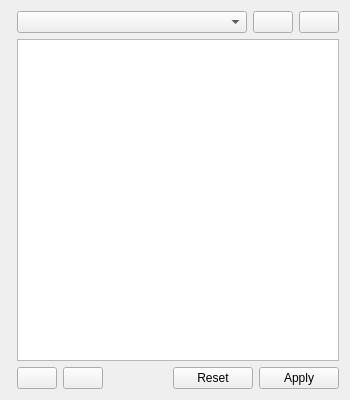
<?xml version="1.0" encoding="UTF-8"?>
<ui version="4.0">
 <class>UtQtGradientEditorUi</class>
 <widget class="QWidget" name="UtQtGradientEditorUi">
  <property name="geometry">
   <rect>
    <x>0</x>
    <y>0</y>
    <width>350</width>
    <height>400</height>
   </rect>
  </property>
  <property name="windowTitle">
   <string>Gradient Editor</string>
  </property>
  <layout class="QHBoxLayout" name="horizontalLayout_3" stretch="0,1">
   <item>
    <widget class="UtQtGradientLegend" name="gradientLegend" native="true"/>
   </item>
   <item>
    <widget class="QWidget" name="mainContainer" native="true">
     <layout class="QVBoxLayout" name="verticalLayout_3">
      <property name="leftMargin">
       <number>0</number>
      </property>
      <property name="topMargin">
       <number>0</number>
      </property>
      <property name="rightMargin">
       <number>0</number>
      </property>
      <property name="bottomMargin">
       <number>0</number>
      </property>
      <item>
       <widget class="QWidget" name="gradientContainer" native="true">
        <layout class="QHBoxLayout" name="horizontalLayout_2">
         <property name="leftMargin">
          <number>0</number>
         </property>
         <property name="topMargin">
          <number>0</number>
         </property>
         <property name="rightMargin">
          <number>0</number>
         </property>
         <property name="bottomMargin">
          <number>0</number>
         </property>
         <item>
          <widget class="QComboBox" name="gradientComboBox">
           <property name="sizePolicy">
            <sizepolicy hsizetype="Expanding" vsizetype="Fixed">
             <horstretch>0</horstretch>
             <verstretch>0</verstretch>
            </sizepolicy>
           </property>
          </widget>
         </item>
         <item>
          <widget class="QPushButton" name="addGradientBn">
           <property name="toolTip">
            <string>Add gradient</string>
           </property>
           <property name="text">
            <string/>
           </property>
           <property name="icon">
            <iconset>
             <normaloff>:/images/add.png</normaloff>:/images/add.png</iconset>
           </property>
          </widget>
         </item>
         <item>
          <widget class="QPushButton" name="removeGradientBn">
           <property name="toolTip">
            <string>Remove gradient</string>
           </property>
           <property name="text">
            <string/>
           </property>
           <property name="icon">
            <iconset>
             <normaloff>:/images/remove.png</normaloff>:/images/remove.png</iconset>
           </property>
          </widget>
         </item>
        </layout>
       </widget>
      </item>
      <item>
       <widget class="QWidget" name="colorsWidget" native="true">
        <layout class="QVBoxLayout" name="verticalLayout">
         <property name="leftMargin">
          <number>0</number>
         </property>
         <property name="topMargin">
          <number>0</number>
         </property>
         <property name="rightMargin">
          <number>0</number>
         </property>
         <property name="bottomMargin">
          <number>0</number>
         </property>
         <item>
          <widget class="QListWidget" name="colorList">
           <property name="selectionMode">
            <enum>QAbstractItemView::ExtendedSelection</enum>
           </property>
           <property name="iconSize">
            <size>
             <width>32</width>
             <height>32</height>
            </size>
           </property>
           <property name="uniformItemSizes">
            <bool>true</bool>
           </property>
           <property name="sortingEnabled">
            <bool>false</bool>
           </property>
          </widget>
         </item>
         <item>
          <widget class="QWidget" name="colorListBnContainer" native="true">
           <layout class="QHBoxLayout" name="horizontalLayout">
            <property name="leftMargin">
             <number>0</number>
            </property>
            <property name="topMargin">
             <number>0</number>
            </property>
            <property name="rightMargin">
             <number>0</number>
            </property>
            <property name="bottomMargin">
             <number>0</number>
            </property>
            <item>
             <widget class="QPushButton" name="addColorBn">
              <property name="toolTip">
               <string>Add color</string>
              </property>
              <property name="text">
               <string/>
              </property>
              <property name="icon">
               <iconset>
                <normaloff>:/images/add.png</normaloff>:/images/add.png</iconset>
              </property>
             </widget>
            </item>
            <item>
             <widget class="QPushButton" name="removeColorBn">
              <property name="toolTip">
               <string>Remove selected colors</string>
              </property>
              <property name="text">
               <string/>
              </property>
              <property name="icon">
               <iconset>
                <normaloff>:/images/remove.png</normaloff>:/images/remove.png</iconset>
              </property>
             </widget>
            </item>
            <item>
             <spacer name="horizontalSpacer">
              <property name="orientation">
               <enum>Qt::Horizontal</enum>
              </property>
              <property name="sizeHint" stdset="0">
               <size>
                <width>40</width>
                <height>20</height>
               </size>
              </property>
             </spacer>
            </item>
            <item>
             <widget class="QDialogButtonBox" name="buttonBox">
              <property name="standardButtons">
               <set>QDialogButtonBox::Apply|QDialogButtonBox::Reset</set>
              </property>
             </widget>
            </item>
           </layout>
          </widget>
         </item>
        </layout>
       </widget>
      </item>
     </layout>
    </widget>
   </item>
  </layout>
 </widget>
 <customwidgets>
  <customwidget>
   <class>UtQtGradientLegend</class>
   <extends>QWidget</extends>
   <header>UtQtGradientLegend.hpp</header>
   <container>1</container>
  </customwidget>
 </customwidgets>
 <resources/>
 <connections/>
</ui>
